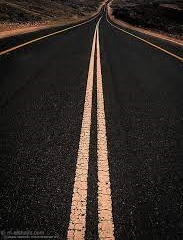
#> input picture 23.jpg, 183 x 240 px
$ jupyter execute Untitled.ipynb
#> lines starting #> are read from the running program, lines starting #| are printed output that depends on the picture; after the words box and inside, x2 and y2 are one past the last pixel; in counts of white or black regions, pixels touching at a corner belong together
[cell 1]
import cv2
import numpy as np
import matplotlib.pyplot as plt
BGR_image=cv2.imread('23.jpg')
#> BGR_image is the input picture: shape (240, 183, 3); mean B, G, R 36.8, 41.9, 49.7
gray=cv2.cvtColor(BGR_image,cv2.COLOR_BGR2GRAY)
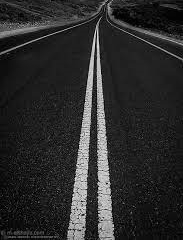
#> gray: shape (240, 183); min 0, max 241, mean 43.7
img= cv2.GaussianBlur(BGR_image,(3,3),0)
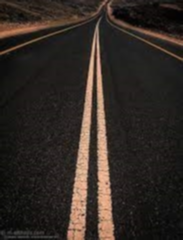
#> img: shape (240, 183, 3); mean B, G, R 36.8, 42, 49.8
plt.imshow(img)

[cell 2]
edges1 = cv2.Canny(img,100,200)
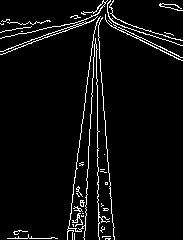
#> edges1: shape (240, 183); 4.9% white in thin lines or dots
plt.imshow(edges1,cmap = 'gray')
plt.title('Edge Image'), plt.xticks([]), plt.yticks([])
plt.show()

[cell 3]
lines=cv2.HoughLinesP(edges1,1,np.pi/180, threshold=80, minLineLength=50,maxLineGap=250)
#> lines = [[84, 239, 96, 10], [95, 11, 99, 239], [97, 9, 111, 213], [67, 239, 94, 19]]

[cell 4]
for line in lines:
    x1, y1, x2, y2 = line [0]
    cv2.line(BGR_image,(x1, y1),(x2, y2),(250,0,150),2)
#> this loop made 4 passes
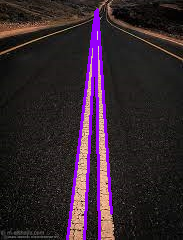
#> BGR_image: shape (240, 183, 3); 5.74% of pixels changed, all inside (x1, y1, x2, y2) = (66, 8, 113, 240)

$ run again, with op1.png saved as 23.jpg
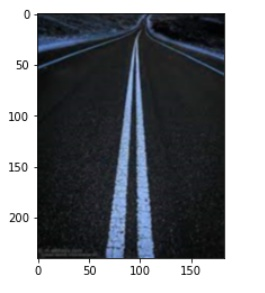
#> input picture op1.png, 265 x 293 px
#> BGR_image is the input picture: shape (293, 265, 3); mean B, G, R 130.8, 126.2, 123.2
#> `edges1 = cv2.Canny(img,100,200)`:
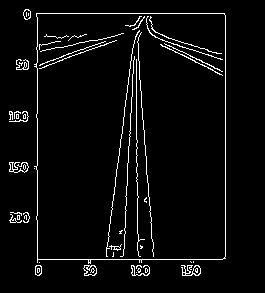
#> edges1: shape (293, 265); 4.2% white in thin lines or dots, all inside (x1, y1, x2, y2) = (9, 9, 226, 276)
#> lines = [[37, 275, 37, 13], [225, 258, 225, 15], [38, 259, 222, 259], [123, 255, 136, 13], [23, 13, 224, 13], [136, 21, 152, 251], [136, 274, 136, 34], [106, 256, 134, 24], [108, 241, 132, 48]]
#> the loop `for line in lines:` made 9 passes
#> after the loop `for line in lines:`:
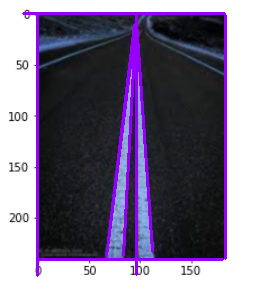
#> BGR_image: shape (293, 265, 3); 7.08% of pixels changed, all inside (x1, y1, x2, y2) = (22, 12, 227, 277)

$ run again, with op3.png saved as 23.jpg
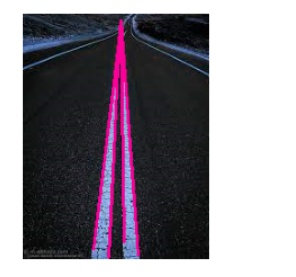
#> input picture op3.png, 296 x 277 px
#> BGR_image is the input picture: shape (277, 296, 3); mean B, G, R 140.4, 132.2, 137.8
#> `edges1 = cv2.Canny(img,100,200)`:
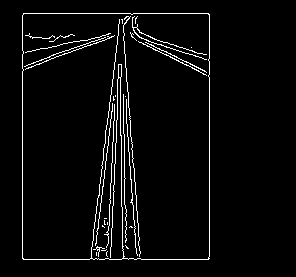
#> edges1: shape (277, 296); 3.9% white in thin lines or dots, all inside (x1, y1, x2, y2) = (22, 13, 210, 260)
#> lines = [[209, 258, 209, 14], [22, 258, 22, 15], [90, 258, 120, 13], [23, 13, 208, 13], [110, 259, 122, 19], [118, 24, 122, 258], [23, 259, 208, 259], [123, 25, 139, 258], [125, 96, 136, 253], [121, 19, 125, 258], [94, 249, 113, 96], [106, 258, 119, 19]]
#> the loop `for line in lines:` made 12 passes
#> after the loop `for line in lines:`:
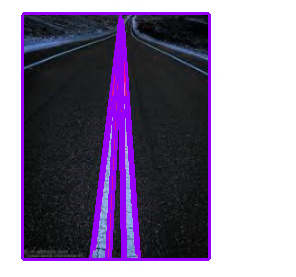
#> BGR_image: shape (277, 296, 3); 8.93% of pixels changed, all inside (x1, y1, x2, y2) = (21, 12, 211, 261)
